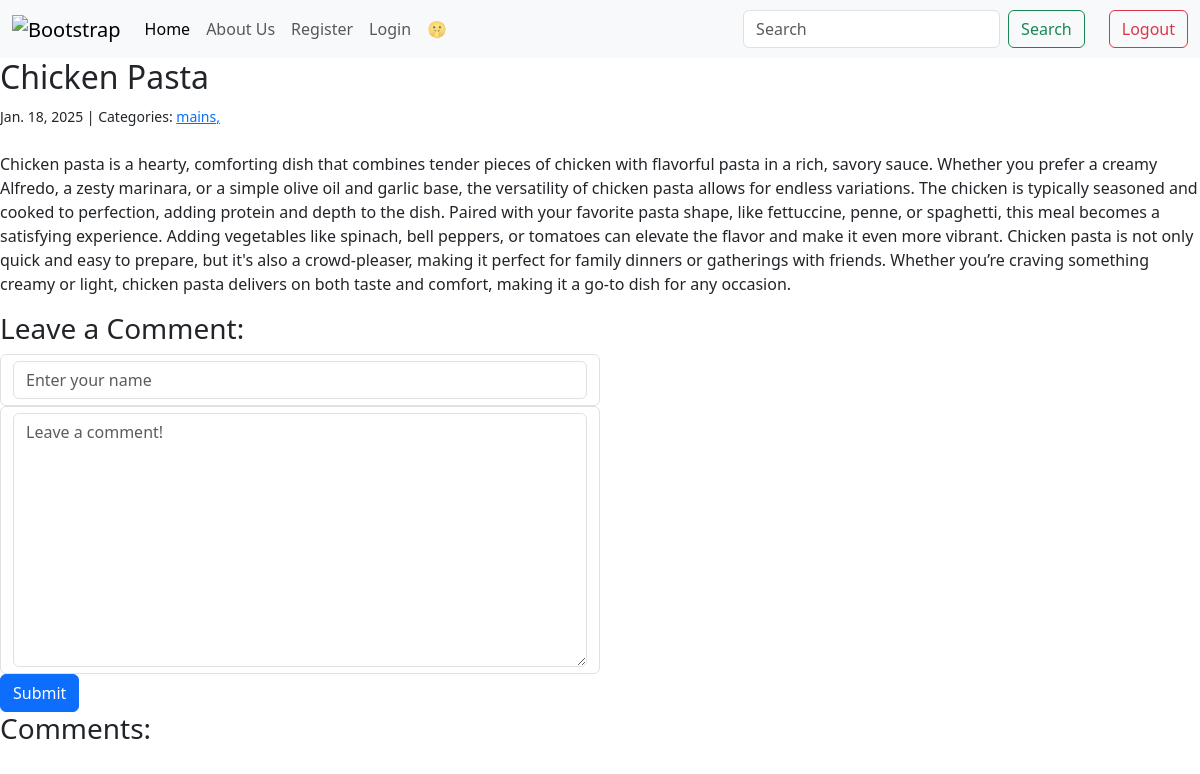
The app's page /post/2/ with its own data.
### blogapp/models.py (models this page shows, shortened)
class Post(models.Model):
    title = models.CharField(max_length=255)
    body = models.TextField(default='nada')
    created_on = models.DateTimeField(auto_now_add=True)
    last_modified = models.DateTimeField(auto_now=True)
    categories = models.ManyToManyField("Category", related_name="posts")
    image = models.ImageField(upload_to='post_images/', blank=True, null=True)

class Category(models.Model):
    name = models.CharField(max_length=30)
    class Meta:
        verbose_name_plural = 'Categories'

### blogapp/views.py (the view, shortened to what this page needs)
# urls.py: path("post/<int:pk>/", views.blog_detail, name="blog_detail"),
def blog_detail(request, pk):
    post = Post.objects.get(pk=pk)
    form = CommentForm()
    comments = Comment.objects.filter(post=post)
    context = {
        "post": post,
        "comments": comments,
        "form": CommentForm(),
    }
    return render(request, "blogapp/detail.html", context)

### blogapp/forms.py
class CommentForm(forms.Form):
    author = forms.CharField(
        max_length=35,
        widget = forms.TextInput(
            attrs={"class": "form-control", "placeholder": "Enter your name"}
        ),
    )
    body = forms.CharField(
        widget=forms.Textarea(
            attrs={'class':'form-control', "placeholder":"Leave a comment!"}
        ),
    )

### blogapp/templates/blogapp/detail.html (shortened to what this page needs)
{% extends "blogapp/index.html" %}
    {% block page_title %}
     <h2> {{post.title }} </h2>
    {% endblock page_title %}
    {% block page_content %}
        <small>
            {{ post.created_on.date}} | Categories:
            {% for category in post.categories.all %}
                <a href="{% url 'blog_category' category.name %}">
                    {{ category.name }},
                </a>
            {% endfor %}
        </small>
        <p class="mb-4"> {{ post.body | linebreaks }}</p>
        <h3> Leave a Comment:</h3>
        <form method="post">
            <div class='form-control w-50'>
                {{form.author}}
            </div>
            <div class='form-control w-50'>
                {{form.body}}
            </div>
            <button type="submit" class="btn btn-primary">Submit</button>
        </form>
        <h3>Comments: </h3>
    {% endblock page_content %}

### records on screen
Post: title "Chicken Pasta", created_on "Jan. 18, 2025", body "Chicken pasta is a hearty, comforting dish that combines tender pieces of chicken with flavorful pasta in a rich, savory sauce. Whether you prefer a creamy Alfredo, a zesty marinara, or a simple olive oil and garlic base, the versatility of chicken pasta allows for endless variations. The chicken is typically seasoned and cooked to perfection, adding protein and depth to the dish. Paired with your favorite pasta shape, like fettuccine, penne, or spaghetti, this meal becomes a satisfying experience. Adding vegetables like spinach, bell peppers, or tomatoes can elevate the flavor and make it even more vibrant. Chicken pasta is not only quick and easy to prepare, but it's also a crowd-pleaser,…"
Category: name "mains"
